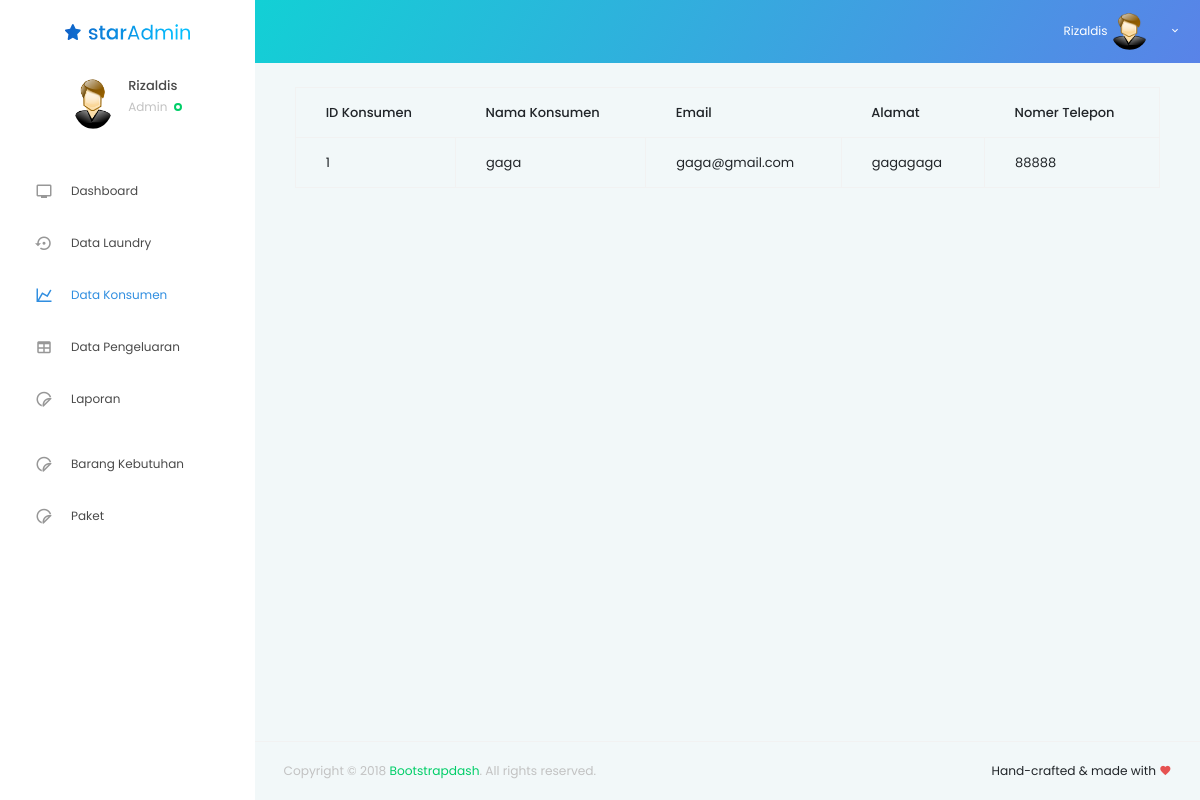
Screenshot of /page/admin/data_konsumen.php (signed in) with the database file from the repository.
### tables this page shows
CREATE TABLE `vivalo_admin` (
  `id_admin` int(3) NOT NULL,
  `nama_admin` char(30) NOT NULL,
  `no_hp` varchar(15) DEFAULT NULL,
  `alamat` text NOT NULL
);

CREATE TABLE `vivalo_konsumen` (
  `id_konsumen` int(5) NOT NULL,
  `nama_konsumen` char(30) NOT NULL,
  `email` varchar(255) NOT NULL,
  `alamat` varchar(50) NOT NULL,
  `no_hp` varchar(15) DEFAULT NULL,
  `file` text NOT NULL
);

### config/functions/mysqli.php (called while the page is built, shortened)
<?php
class Database
{
    public $connection;
    public function __construct($host, $user, $pass, $db)
    {
        $this->connection = mysqli_connect($host, $user, $pass, $db);
        return $this->connection;
    }
    public function query($sql)
    {
        return mysqli_query($this->connection, $sql);
    }
    public function fetch($res)
    {
        return mysqli_fetch_assoc($res);
    }
}

### config/config.php (called while the page is built, shortened)
<?php
require_once __DIR__."/functions/mysqli.php";
$db = new Database("localhost", "root", "", "vivalo");

### page/admin/data_konsumen.php (the view, shortened to what this page needs)
<!DOCTYPE html>
<html lang="en">
<?php
include 'attr_head.php';
?>
    <body>
      <div class="container-scroller">
      <?php
       include 'navbar.php';
        ?>
        <div class="container-fluid page-body-wrapper">
          <?php require_once __DIR__."/attr_nav.php" ?>
          <div class="main-panel">
            <div class="content-wrapper">
              <div class="row">
               <div class="container-fluid">
                 <div class="col-md-12">
                    <table id="example" class="table table-striped table-bordered" style="width:100%">
                        <thead>
                            <tr>
                                <th>ID Konsumen</th>
                                <th>Nama Konsumen</th>
                                <th>Email</th>
                                <th>Alamat</th>
                                <th>Nomer Telepon</th>
                            </tr>
                        </thead>
                        <tbody>
                            <?php foreach($db->query("SELECT * FROM `vivalo_konsumen` WHERE 1")->fetch_all() as $konsumen): ?>
                            <tr>
                                <td><?= $konsumen[0] ?></td>
                                <td><?= $konsumen[1] ?></td>
                                <td><?= $konsumen[2] ?></td>
                                <td><?= $konsumen[3] ?></td>
                                <td><?= $konsumen[4] ?></td>
                            </tr>
                            <?php endforeach ?>
                        </tbody>
                    </table>
                 </div>
               </div>
              </div>
            </div>
            <footer class="footer">
              <div class="container-fluid clearfix">
                <span class="text-muted d-block text-center text-sm-left d-sm-inline-block">Copyright © 2018
                  <a href="http://www.bootstrapdash.com/" target="_blank">Bootstrapdash</a>. All rights reserved.</span>
                <span class="float-none float-sm-right d-block mt-1 mt-sm-0 text-center">Hand-crafted &amp; made with
                  <i class="mdi mdi-heart text-danger"></i>
                </span>
              </div>
            </footer>
          </div>
        </div>
      </div>
    </body></html>

### page/admin/navbar.php (shortened to what this page needs)
 <nav class="navbar default-layout col-lg-12 col-12 p-0 fixed-top d-flex flex-row">
  <div class="text-center navbar-brand-wrapper d-flex align-items-top justify-content-center">
    <a class="navbar-brand brand-logo" href="index.html">
      <img src="../../asset/images/logo.svg" alt="logo">
    </a>
  </div>
  <div class="navbar-menu-wrapper d-flex align-items-center">
    <ul class="navbar-nav navbar-nav-right">
      <li class="nav-item dropdown d-none d-xl-inline-block">
        <a class="nav-link dropdown-toggle" id="UserDropdown" href="#" data-toggle="dropdown" aria-expanded="false">
          <span class="profile-text">
               <?php
                if ($_SESSION['user_level'] == 'Admin') {
                  $admin = $db->fetch($db->query("SELECT * FROM `vivalo_admin` WHERE `id_admin` = '".$_SESSION["user_info"]["id_admin"]."'"));
                  echo $admin["nama_admin"];
                }else{
                  $admin = $db->fetch($db->query("SELECT * FROM `vivalo_manajer` WHERE `id_manajer` = '".$_SESSION["user_info"]["id_manajer"]."'"));
                  echo $admin["nama_manajer"];
                }
                ?>
            <?php if ($_SESSION['user_level'] == 'Admin') { ?>
              <img class="img-xs rounded-circle" src="../../asset/img/admin.png" alt="Profile image">
            <?php }else{ ?>
            <img class="img-xs rounded-circle" src="../../asset/img/manajer.png" alt="Profile image">
          <?php } ?>
        </a>
      </li>
    </ul>
  </div>
</nav>

### page/admin/attr_nav.php (shortened to what this page needs)
<nav class="sidebar sidebar-offcanvas" id="sidebar">
  <ul class="nav">
    <li class="nav-item nav-profile">
      <div class="nav-link">
        <div class="user-wrapper">
          <div class="profile-image">
            <?php if ($_SESSION['user_level'] == 'Admin') { ?>
              <img src="../../asset/img/admin.png" alt="profile image">
            <?php }else{ ?>
              <img src="../../asset/img/manajer.png" alt="profile image">
            <?php } ?>
          </div>
          <div class="text-wrapper">
            <?php
            if ($_SESSION['user_level'] == 'Admin') {
              $admin = $db->fetch($db->query("SELECT * FROM `vivalo_admin` WHERE `id_admin` = '".$_SESSION["user_info"]["id_admin"]."'"));
              echo '<p class="profile-name">'.$admin["nama_admin"].'</p>';
            }else{
              $admin = $db->fetch($db->query("SELECT * FROM `vivalo_manajer` WHERE `id_manajer` = '".$_SESSION["user_info"]["id_manajer"]."'"));
              echo '<p class="profile-name">'.$admin["nama_manajer"].'</p>';
            }
            ?>
            <div>
              <small class="designation text-muted"><?= $_SESSION["user_level"] ?></small>
              <span class="status-indicator online"></span>
            </div>
          </div>
        </div>
      </div>
    </li>
    <?php if ($_SESSION["user_level"] != "Manajer"): ?>
    <li class="nav-item">
      <a class="nav-link" href="index.php">
        <i class="menu-icon mdi mdi-television"></i>
        <span class="menu-title">Dashboard</span>
      </a>
    </li>
    <li class="nav-item">
      <a class="nav-link" href="data_laundry.php">
        <i class="menu-icon mdi mdi-backup-restore"></i>
        <span class="menu-title">Data Laundry</span>
      </a>
    </li>
    <li class="nav-item">
      <a class="nav-link" href="data_konsumen.php">
        <i class="menu-icon mdi mdi-chart-line"></i>
        <span class="menu-title">Data Konsumen</span>
      </a>
    </li>
    <li class="nav-item">
      <a class="nav-link" href="data_pengeluaran.php">
        <i class="menu-icon mdi mdi-table"></i>
        <span class="menu-title">Data Pengeluaran</span>
      </a>
    </li>
    <?php endif ?>
    <li class="nav-item">
      <a class="nav-link" href="laporan.php">
        <i class="menu-icon mdi mdi-sticker"></i>
        <span class="menu-title">Laporan</span>
      </a>
    </li>
    <li class="nav-item">
    </li>
    <?php if ($_SESSION["user_level"] != "Manajer"): ?>
    <li class="nav-item">
      <a class="nav-link" href="<?= APP_URL ?>page/admin/barang.php">
        <i class="menu-icon mdi mdi-sticker"></i>
        <span class="menu-title">Barang Kebutuhan</span>
      </a>
    </li>
    <li class="nav-item">
      <a class="nav-link" href="<?= APP_URL ?>page/admin/paket.php">
        <i class="menu-icon mdi mdi-sticker"></i>
        <span class="menu-title">Paket</span>
      </a>
    </li>
    <?php endif ?>
  </ul>
</nav>

### rows the page displays
vivalo_admin: nama_admin "Rizaldis"
vivalo_konsumen: id_konsumen "1", nama_konsumen "gaga", email "gaga@gmail.com", alamat "gagagaga", no_hp "88888"

### other values shown
$_SESSION["user_level"] "Admin"
